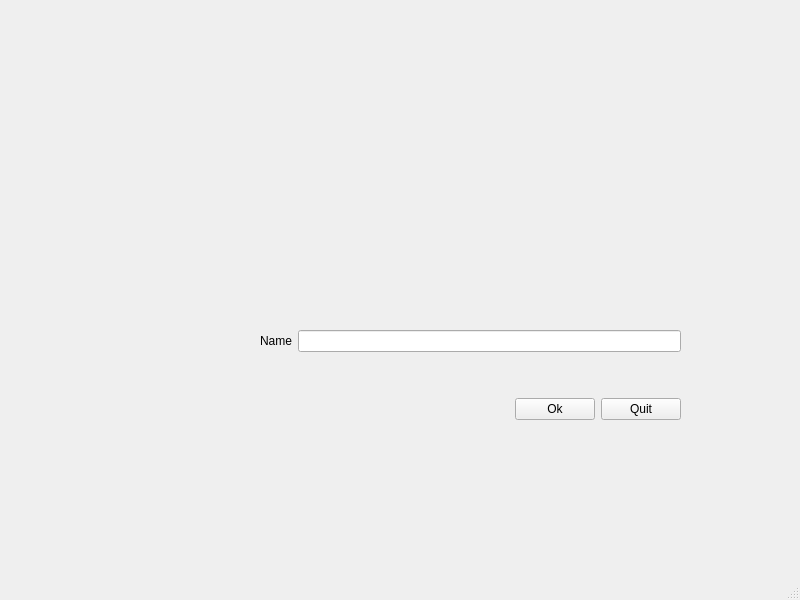
<?xml version="1.0" encoding="UTF-8"?>
<ui version="4.0">
 <class>MainWindow</class>
 <widget class="QMainWindow" name="MainWindow">
  <property name="geometry">
   <rect>
    <x>0</x>
    <y>0</y>
    <width>800</width>
    <height>600</height>
   </rect>
  </property>
  <property name="windowTitle">
   <string>MainWindow</string>
  </property>
  <widget class="QWidget" name="centralwidget">
   <widget class="QWidget" name="">
    <property name="geometry">
     <rect>
      <x>260</x>
      <y>290</y>
      <width>421</width>
      <height>171</height>
     </rect>
    </property>
    <layout class="QVBoxLayout" name="verticalLayout">
     <item>
      <layout class="QHBoxLayout" name="horizontalLayout">
       <item>
        <widget class="QLabel" name="label">
         <property name="text">
          <string>Name</string>
         </property>
         <property name="buddy">
          <cstring>lineEdit</cstring>
         </property>
        </widget>
       </item>
       <item>
        <widget class="QLineEdit" name="lineEdit"/>
       </item>
      </layout>
     </item>
     <item>
      <layout class="QHBoxLayout" name="horizontalLayout_2">
       <item>
        <spacer name="horizontalSpacer">
         <property name="orientation">
          <enum>Qt::Orientation::Horizontal</enum>
         </property>
         <property name="sizeHint" stdset="0">
          <size>
           <width>40</width>
           <height>20</height>
          </size>
         </property>
        </spacer>
       </item>
       <item>
        <widget class="QPushButton" name="pushButton">
         <property name="text">
          <string>Ok</string>
         </property>
        </widget>
       </item>
       <item>
        <widget class="QPushButton" name="pushButton_2">
         <property name="text">
          <string>Quit</string>
         </property>
        </widget>
       </item>
      </layout>
     </item>
    </layout>
   </widget>
  </widget>
  <widget class="QMenuBar" name="menubar">
   <property name="geometry">
    <rect>
     <x>0</x>
     <y>0</y>
     <width>800</width>
     <height>26</height>
    </rect>
   </property>
  </widget>
  <widget class="QStatusBar" name="statusbar"/>
 </widget>
 <tabstops>
  <tabstop>pushButton_2</tabstop>
  <tabstop>pushButton</tabstop>
  <tabstop>lineEdit</tabstop>
 </tabstops>
 <resources/>
 <connections/>
</ui>
